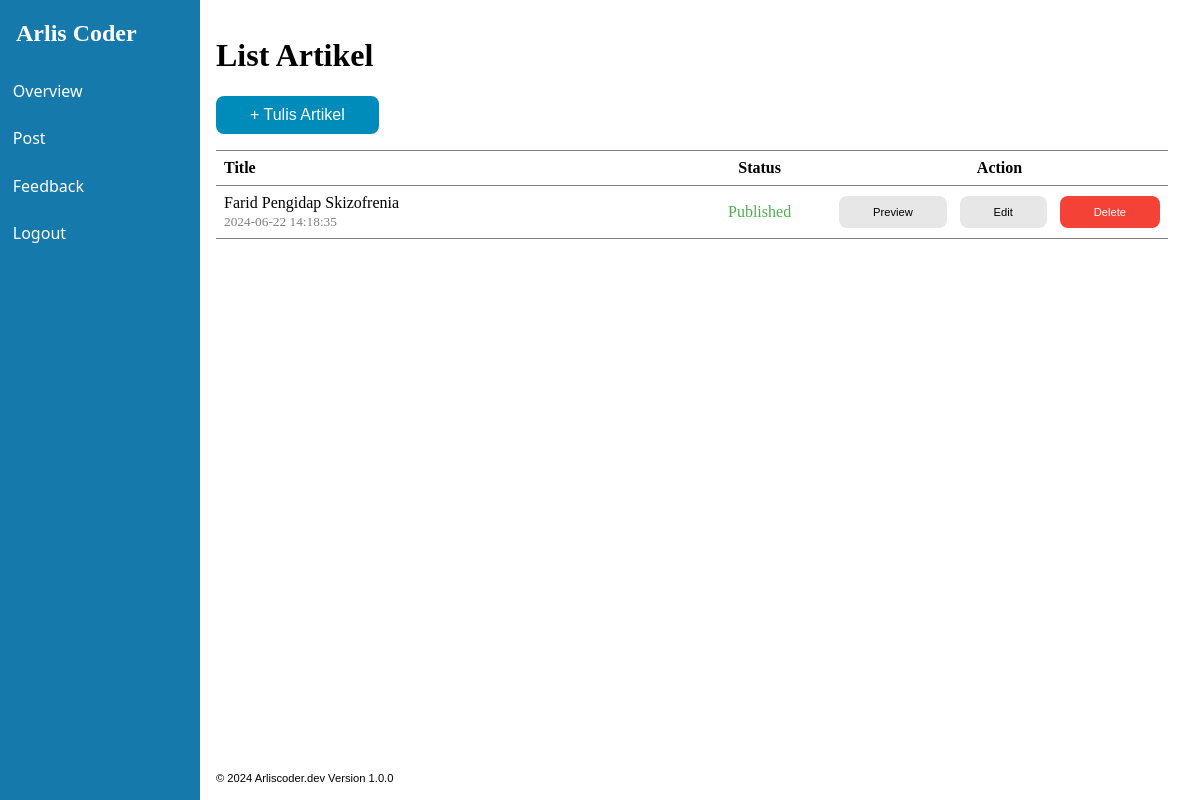
Screenshot of /index.php/admin/post with the database file from the repository.
### tables this page shows
CREATE TABLE `article` (
  `id` varchar(32) NOT NULL,
  `title` varchar(128) DEFAULT NULL,
  `slug` varchar(128) NOT NULL,
  `content` text DEFAULT NULL,
  `draft` enum('true','false') NOT NULL DEFAULT 'true',
  `created_at` datetime NOT NULL DEFAULT current_timestamp()
);

### application/controllers/admin/Post.php (called while the page is built, shortened)
<?php
class Post extends CI_Controller
{
	public function __construct()
	{
		$this->load->model('article_model');
	}
	public function index()
    {
        $data['articles'] = $this->article_model->get();
        if(count($data['articles']) <= 0){
            $this->load->view('admin/post_empty.php');
        }
        else {
            $this->load->view('admin/post_list.php', $data);
        }
    }
}

### index.php (called while the page is built, shortened)
<?php
require_once BASEPATH.'core/CodeIgniter.php';

### application/models/Article_model.php (called while the page is built, shortened)
<?php
class Article_model extends CI_Model
{
	private $_table = 'article';
	public function get()
	{
		$query = $this->db->get($this->_table);
		return $query->result();
	}
}

### application/views/admin/post_list.php (the view, shortened to what this page needs)
<!DOCTYPE html>
<html lang="en">
<head>
</head>
<body>
    <main class="main">
        <div class="content">
            <h1>List Artikel</h1>
            <div class="toolbar">
                <a href="<?= site_url('admin/post/new') ?>" class="button button-primary" role="button">+ Tulis
                    Artikel</a>
            </div>
            <table class="table">
                <thead>
                    <tr>
                        <th>Title</th>
                        <th style="width: 15%;" class="text-center">Status</th>
                        <th style="width: 25%;" class="text-center">Action</th>
                    </tr>
                </thead>
                <tbody>
                    <?php foreach($articles as $article): ?>
                    <tr>
                        <td>
                            <div><?= $article->title ?></div>
                            <div class="text-gray"><small><?= $article->created_at ?><small></div>
                        </td>
                        <?php if($article->draft === 'true'): ?>
                        <td class="text-center text-gray">Draft</td>
                        <?php else: ?>
                        <td class="text-center text-green">Published</td>
                        <?php endif ?>
                        <td>
                            <div class="action">
                                <a href="<?= site_url('article/'.$article->slug) ?>" class="button button-small"
                                    target="_blank" role="button">Preview</a>
                                <a href="<?= site_url('admin/post/edit/'.$article->id) ?>" class="button button-small"
                                    role="button">Edit</a>
                                <a href="#" data-delete-url="<?= site_url('admin/post/delete/'.$article->id) ?>"
                                    class="button button-small button-danger" role="button"
                                    onclick="deleteConfirm(this)">Delete</a>
                            </div>
                        </td>
                    </tr>
                    <?php endforeach ?>
                </tbody>
            </table>
        </div>
    </main>
</body>
</html>

### assets/css/admin.css (style rules this page uses)
body { margin: 0; padding: 0; }
.main { display: flex; }
.content { padding: 1rem; padding-right: 2rem; width: 100%; position: static; }
.toolbar { display: flex; margin: 1rem 0; }
.table { width: 100%; border-collapse: collapse; }
.table, th, td { border: 1px solid grey; border-left: none; border-right: none; padding: 0.5rem; text-align: left; }
.action { display: flex; justify-content: center; gap: 0.8rem; }
.button { background-color: #e7e7e7; border: 2px solid transparent; border-radius: 8px; color: black; padding: 8px 32px; text-align: center; text-decoration: none; display: inline-block; font-size: 1rem; font-family: sans-serif; }
.button-primary { background-color: #008cba; color: white; }
.button-danger { background-color: #f44336; color: white; }
.button-small { font-size: 0.7rem; }
.text-green { color: #4caf50; }
.text-gray { color: grey; }
.text-center { text-align: center; }

### rows the page displays
article: title "Farid Pengidap Skizofrenia", created_at "2024-06-22 14:18:35", draft "Published"

### other values shown
Date('Y') "2024"
